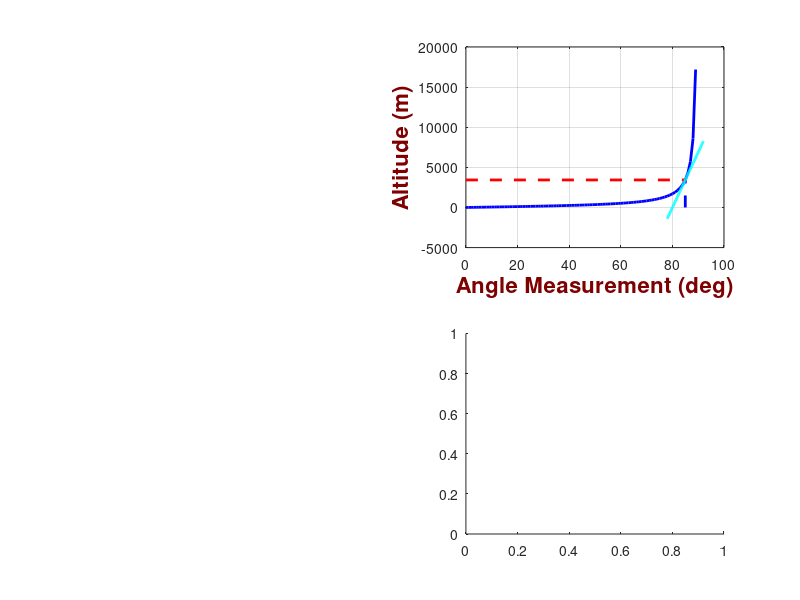

Source code (MATLAB): (Note: this script raises an error after producing the figure.)
clc; close all; clear all;

d = 300; 
measurement_angle = 0:1:90; % measurement angle in degrees
altitude = d*tand(measurement_angle);

plot (measurement_angle, altitude, 'b-', 'LineWidth', 2)


% select an angle to examplify

angle_selected = 85;    
altitude_selected = d*tand(angle_selected);

angle_uncertainty_std = 1;
angle_uncertainty     = angle_selected+angle_uncertainty_std*randn(1,1000000);

% After projecting the uncertainty from angle to altitude domain 
d_theta = d/(d^2 + angle_selected^2);

angle_std_linearization = d_theta * angle_uncertainty_std;

altitude_uncertainty = altitude_selected + angle_std_linearization*randn(1,1000000);


subplot(2,2,2)
plot (measurement_angle,altitude, 'b-', 'LineWidth', 2)
hold on;
line([angle_selected angle_selected], [altitude(1) altitude_selected], 'Color', 'b', 'LineStyle', '--', 'LineWidth', 2);
line([measurement_angle(1) angle_selected], [altitude_selected altitude_selected], 'Color', 'r', 'LineStyle', '--', 'LineWidth', 2);
xlabel('Angle Measurement (deg)', 'FontSize', 16, 'FontWeight', 'bold', 'Color', [0.5, 0, 0]);
ylabel('Altitude (m)', 'FontSize', 16, 'FontWeight', 'bold', 'Color', [0.5, 0, 0]);
grid on;

% Plot the tangent line on the previous figure

% Select a point to find the tangent line
theta0 = 85; % Example angle in deg
altitude0 = d * tand(theta0); % Corresponding altitude value

% Calculate the derivative (slope) at theta0
m = (d*pi*(tan((pi*theta0)/180)^2 + 1))/180

% Define the tangent line equation: y = m(x - x0) + y0
theta_tangent = linspace(78, 92, 100); % theta range for tangent line
altitude_tangent = m * (theta_tangent - theta0) + altitude0; % Tangent line

plot(theta_tangent,altitude_tangent, 'c-', 'LineWidth', 2)

subplot(2,2,4)
%histogram(t_uncertainty,'Normalization','pdf')
[f, xi] = ksdensity(angle_uncertainty(1:end));
plot(xi, f, 'b', 'LineWidth', 2);
xlabel('Angle uncertainty (deg)', 'FontSize', 16, 'FontWeight', 'bold', 'Color', [0.5, 0, 0]);
ylabel('PDF', 'FontSize', 16, 'FontWeight', 'bold', 'Color', [0.5, 0, 0]);
line([angle_selected angle_selected], ylim, 'Color', 'b', 'LineStyle', '--', 'LineWidth', 2);
xlim([0, max(xi)]); % Set the x-axis limits to start from 0

grid on;

subplot(2,2,1)
[f, xi] = ksdensity(altitude_uncertainty);
plot(xi,f, 'r', 'LineWidth', 2);
xlabel('PDF', 'FontSize', 16, 'FontWeight', 'bold', 'Color', [0.5, 0, 0]);
ylabel('Altitude uncertainty (m)', 'FontSize', 16, 'FontWeight', 'bold', 'Color', [0.5, 0, 0]);
grid on;
hold on;
line([altitude_selected altitude_selected], ylim, 'Color', 'r', 'LineStyle', '--', 'LineWidth', 2);

set(gca, 'View', [-90 90])
%line(xlim, [altitude_selected altitude_selected], 'Color', 'k', 'LineStyle', '--', 'LineWidth', 2);
